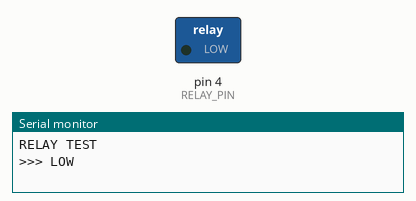
Recording of a sketch running on a simulated Arduino Uno, built with avr-gcc and run on an emulated ATmega328P. Parts: switched loads named in the sketch (green lamp = pin HIGH), the last lines printed to the serial monitor.

Above: at 2.5 s.
At 6.0 s:
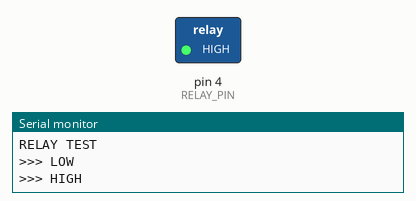
Timing chart, 0 to 9.1 s (numbered marks = the images above):
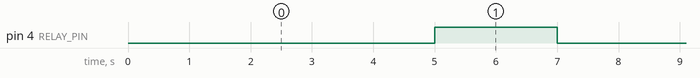

The sketch:

relay_testing.ino
```cpp
#define RELAY_PIN 4

void setup() {
  Serial.begin(115200);

  pinMode(RELAY_PIN, OUTPUT);

  digitalWrite(RELAY_PIN, HIGH);

  Serial.println("RELAY TEST");
}

void loop() {

  Serial.println(">>> LOW");
  digitalWrite(RELAY_PIN, LOW);
  delay(5000);

  Serial.println(">>> HIGH");
  digitalWrite(RELAY_PIN, HIGH);
  delay(2000);
}
```

Measured:
- by itself, pin 4 (RELAY_PIN): alternates HIGH for 2.0 s and LOW for 5.0 s
